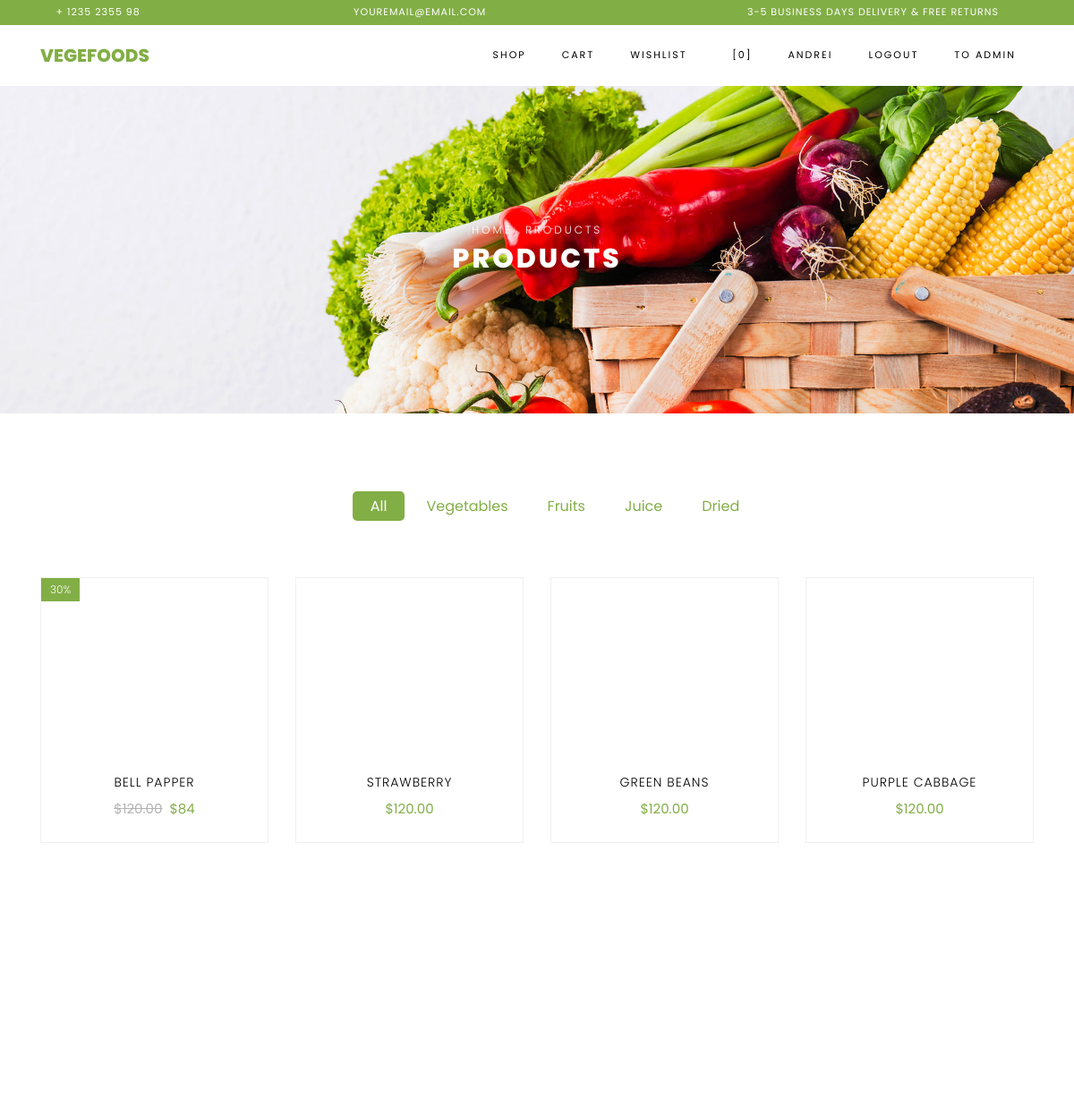
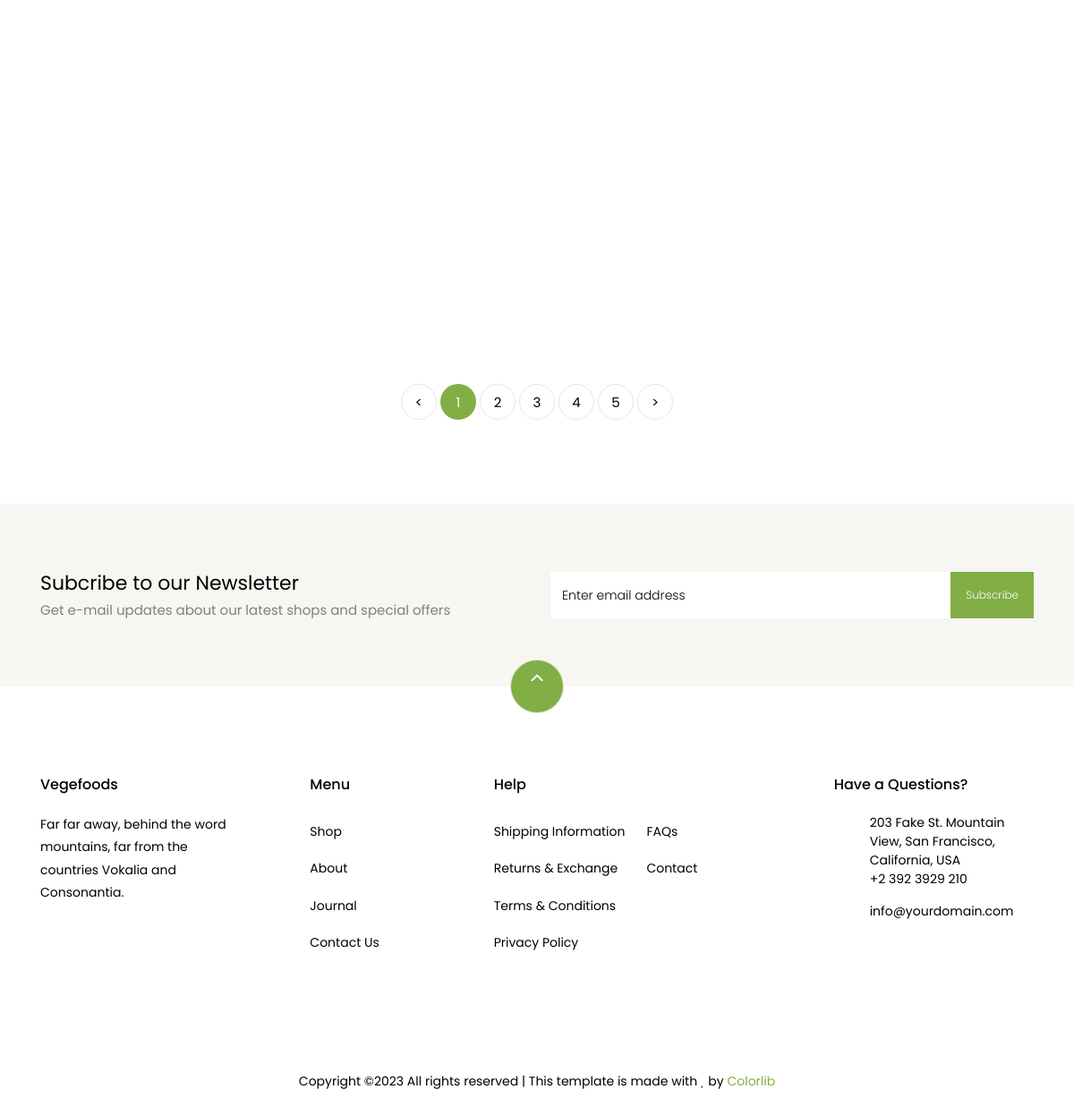
The app's page / (signed in) with its own data (2 pictures, top to bottom).
### store/models.py (models this page shows, shortened)
class Product(models.Model):
    name = models.CharField(max_length=255)
    description = models.TextField()
    price = models.DecimalField(max_digits=10, decimal_places=2)
    image = models.ImageField(upload_to='static/products', null=True, blank=True)
    category = models.ForeignKey(Category, on_delete=models.CASCADE)
    created_time = models.DateTimeField(auto_now_add=True)
    updated_time = models.DateTimeField(auto_now=True)

### store/views.py (the view)
# urls.py: path('', ShopView.as_view(), name='shop'),
class ShopView(View):
    @staticmethod
    def get(request):
        discount_value = Case(When(discount__value__gte=0,
                                   then=F('discount__value')),
                              default=0,
                              output_field=DecimalField(max_digits=10, decimal_places=2)
                              )
        price_with_discount = ExpressionWrapper(
            F('price') * (100.0 - F('discount_value')) / 100.0,
            output_field=DecimalField(max_digits=10, decimal_places=2)
        )
        products = Product.objects.annotate(
            discount_value=discount_value,
            price_before=F('price'),
            price_after=price_with_discount
        ).values('id', 'name', 'image', 'price_before', 'price_after',
                 'discount_value')
        return render(request, 'shop.html', context={'data': products})

### store/templates/store/shop.html (shortened to what this page needs)
{% extends 'store/base.html' %}
{% load static %}
{% block content %}
    <div class="hero-wrap hero-bread" style="background-image: url({% static 'store/images/bg_1.jpg'%});">
      <div class="container">
        <div class="row no-gutters slider-text align-items-center justify-content-center">
          <div class="col-md-9 ftco-animate text-center">
          	<p class="breadcrumbs"><span class="mr-2"><a href="index.html">Home</a></span> <span>Products</span></p>
            <h1 class="mb-0 bread">Products</h1>
          </div>
        </div>
      </div>
    </div>
    <section class="ftco-section">
    	<div class="container">
    		<div class="row justify-content-center">
    			<div class="col-md-10 mb-5 text-center">
    				<ul class="product-category">
    					<li><a href="#" class="active">All</a></li>
    					<li><a href="#">Vegetables</a></li>
    					<li><a href="#">Fruits</a></li>
    					<li><a href="#">Juice</a></li>
    					<li><a href="#">Dried</a></li>
    				</ul>
    			</div>
    		</div>
    		<div class="row">
                {% for product in data %}
    			<div class="col-md-6 col-lg-3 ftco-animate">
    				<div class="product">
    					<a href="/product/{{product.id}}" class="img-prod"><img class="img-fluid" src="/{{product.image}}" alt="Colorlib Template">
                            {% if product.discount_value %}
    						<span class="status">{{product.discount_value}}%</span>
                            {% endif %}
    					</a>
    					<div class="text py-3 pb-4 px-3 text-center">
    						<h3><a href="#">{{product.name}}</a></h3>
    						<div class="d-flex">
    							<div class="pricing">
                                    {% if product.discount_value %}
		    						<p class="price"><span class="mr-2 price-dc">${{product.price_before}}</span><span class="price-sale">${{product.price_after}}</span></p>
                                    {% else %}
                                    <p class="price"><span class="price-sale">${{product.price_before}}</span></p>
                                    {% endif %}
		    					</div>
	    					</div>
    					</div>
    				</div>
    			</div>
                {% endfor %}
    		</div>
    		<div class="row mt-5">
          <div class="col text-center">
            <div class="block-27">
              <ul>
                <li><a href="#">&lt;</a></li>
                <li class="active"><span>1</span></li>
                <li><a href="#">2</a></li>
                <li><a href="#">3</a></li>
                <li><a href="#">4</a></li>
                <li><a href="#">5</a></li>
                <li><a href="#">&gt;</a></li>
              </ul>
            </div>
          </div>
        </div>
    	</div>
    </section>
		<section class="ftco-section ftco-no-pt ftco-no-pb py-5 bg-light">
      <div class="container py-4">
        <div class="row d-flex justify-content-center py-5">
          <div class="col-md-6">
          	<h2 style="font-size: 22px;" class="mb-0">Subcribe to our Newsletter</h2>
          	<span>Get e-mail updates about our latest shops and special offers</span>
          </div>
          <div class="col-md-6 d-flex align-items-center">
            <form action="#" class="subscribe-form">
              <div class="form-group d-flex">
                <input type="text" class="form-control" placeholder="Enter email address">
                <input type="submit" value="Subscribe" class="submit px-3">
              </div>
            </form>
          </div>
        </div>
      </div>
    </section>
   {% endblock %}
{% block scripts %}
  </body>
</html>
{% endblock %}

### store/templates/store/base.html (shortened to what this page needs)
{% load static %}
<!DOCTYPE html>
<html lang="en">
{% block header %}
  <head>
    <link rel="stylesheet" href="{% static 'store/css/open-iconic-bootstrap.min.css'%}">
    <link rel="stylesheet" href="{% static 'store/css/animate.css'%}">
    <link rel="stylesheet" href="{% static 'store/css/owl.carousel.min.css'%}">
    <link rel="stylesheet" href="{% static 'store/css/owl.theme.default.min.css'%}">
    <link rel="stylesheet" href="{% static 'store/css/magnific-popup.css'%}">
    <link rel="stylesheet" href="{% static 'store/css/aos.css'%}">
    <link rel="stylesheet" href="{% static 'store/css/ionicons.min.css'%}">
    <link rel="stylesheet" href="{% static 'store/css/bootstrap-datepicker.css'%}">
    <link rel="stylesheet" href="{% static 'store/css/jquery.timepicker.css'%}">
    <link rel="stylesheet" href="{% static 'store/css/flaticon.css'%}">
    <link rel="stylesheet" href="{% static 'store/css/icomoon.css'%}">
    <link rel="stylesheet" href="{% static 'store/css/style.css'%}">
  </head>
  <body class="goto-here">
		<div class="py-1 bg-primary">
    	<div class="container">
    		<div class="row no-gutters d-flex align-items-start align-items-center px-md-0">
	    		<div class="col-lg-12 d-block">
		    		<div class="row d-flex">
		    			<div class="col-md pr-4 d-flex topper align-items-center">
					    	<div class="icon mr-2 d-flex justify-content-center align-items-center"><span class="icon-phone2"></span></div>
						    <span class="text">+ 1235 2355 98</span>
					    </div>
					    <div class="col-md pr-4 d-flex topper align-items-center">
					    	<div class="icon mr-2 d-flex justify-content-center align-items-center"><span class="icon-paper-plane"></span></div>
						    <span class="text">youremail@email.com</span>
					    </div>
					    <div class="col-md-5 pr-4 d-flex topper align-items-center text-lg-right">
						    <span class="text">3-5 Business days delivery &amp; Free Returns</span>
					    </div>
				    </div>
			    </div>
		    </div>
		  </div>
    </div>
    <nav class="navbar navbar-expand-lg navbar-dark ftco_navbar bg-dark ftco-navbar-light" id="ftco-navbar">
	    <div class="container">
	      <a class="navbar-brand" href="#">Vegefoods</a>
	      <div class="collapse navbar-collapse" id="ftco-nav">
	        <ul class="navbar-nav ml-auto">
              	<li class="nav-item"><a class="nav-link" href="{% url 'store:shop' %}">Shop</a></li>
                <li class="nav-item"><a class="nav-link" href="{% url 'store:cart' %}">Cart</a></li>
                <li class="nav-item"><a class="nav-link" href="{% url 'store:wishlist' %}">Wishlist</a></li>
	          <li class="nav-item cta cta-colored"><a href="{% url 'store:cart' %}" class="nav-link"><span class="icon-shopping_cart"></span>[0]</a></li>
                {% if request.user.is_authenticated %}
                <li class="nav-item"><a class="nav-link">{{request.user.username}}</a></li>
                <li class="nav-item"><a class="nav-link" href="{% url 'logout' %}">Logout</a></li>
                   {% if  request.user.is_staff %}
                   <li class="nav-item"><a class="nav-link" href="/admin/">To Admin</a></li>
                   {% endif %}
                {% else %}
                <li class="nav-item"><a class="nav-link" href="{% url 'login' %}">Login</a></li>
                {% endif %}
	        </ul>
	      </div>
	    </div>
	  </nav>
{% endblock %}
{% block content %}
{% endblock %}
{% block footer %}
    <footer class="ftco-footer ftco-section">
      <div class="container">
      	<div class="row">
      		<div class="mouse">
						<a href="#" class="mouse-icon">
							<div class="mouse-wheel"><span class="ion-ios-arrow-up"></span></div>
						</a>
					</div>
      	</div>
        <div class="row mb-5">
          <div class="col-md">
            <div class="ftco-footer-widget mb-4">
              <h2 class="ftco-heading-2">Vegefoods</h2>
              <p>Far far away, behind the word mountains, far from the countries Vokalia and Consonantia.</p>
              <ul class="ftco-footer-social list-unstyled float-md-left float-lft mt-5">
              </ul>
            </div>
          </div>
          <div class="col-md">
            <div class="ftco-footer-widget mb-4 ml-md-5">
              <h2 class="ftco-heading-2">Menu</h2>
              <ul class="list-unstyled">
                <li><a href="#" class="py-2 d-block">Shop</a></li>
                <li><a href="#" class="py-2 d-block">About</a></li>
                <li><a href="#" class="py-2 d-block">Journal</a></li>
                <li><a href="#" class="py-2 d-block">Contact Us</a></li>
              </ul>
            </div>
          </div>
          <div class="col-md-4">
             <div class="ftco-footer-widget mb-4">
              <h2 class="ftco-heading-2">Help</h2>
              <div class="d-flex">
	              <ul class="list-unstyled mr-l-5 pr-l-3 mr-4">
	                <li><a href="#" class="py-2 d-block">Shipping Information</a></li>
	                <li><a href="#" class="py-2 d-block">Returns &amp; Exchange</a></li>
	                <li><a href="#" class="py-2 d-block">Terms &amp; Conditions</a></li>
	                <li><a href="#" class="py-2 d-block">Privacy Policy</a></li>
	              </ul>
	              <ul class="list-unstyled">
	                <li><a href="#" class="py-2 d-block">FAQs</a></li>
	                <li><a href="#" class="py-2 d-block">Contact</a></li>
	              </ul>
	            </div>
            </div>
          </div>
          <div class="col-md">
            <div class="ftco-footer-widget mb-4">
            	<h2 class="ftco-heading-2">Have a Questions?</h2>
            	<div class="block-23 mb-3">
	              <ul>
	                <li><span class="icon icon-map-marker"></span><span class="text">203 Fake St. Mountain View, San Francisco, California, USA</span></li>
	                <li><a href="#"><span class="icon icon-phone"></span><span class="text">+2 392 3929 210</span></a></li>
	                <li><a href="#"><span class="icon icon-envelope"></span><span class="text">info@yourdomain.com</span></a></li>
	              </ul>
	            </div>
            </div>
          </div>
        </div>
        <div class="row">
          <div class="col-md-12 text-center">
            <p>
						  Copyright &copy;<script>document.write(new Date().getFullYear());</script> All rights reserved | This template is made with <i class="icon-heart color-danger" aria-hidden="true"></i> by <a href="https://colorlib.com" target="_blank">Colorlib</a>
						</p>
          </div>
        </div>
      </div>
    </footer>
{% endblock %}
{% block scripts %}
{% endblock %}

### store/static/store/css/icomoon.css (style rules this page uses)
[class^="icon-"], [class*=" icon-"] { font-family: 'icomoon' !important; speak: none; font-style: normal; font-weight: normal; font-variant: normal; text-transform: none; line-height: 1; -webkit-font-smoothing: antialiased; -moz-osx-font-smoothing: grayscale; }
.icon-heart:before { content: "\f004"; }
.icon-map-marker:before { content: "\f041"; }
.icon-phone:before { content: "\f095"; }
.icon-envelope:before { content: "\f0e0"; }
.icon-paper-plane:before { content: "\f1d8"; }
.icon-phone2:before { content: "\e0cd"; }
.icon-shopping_cart:before { content: "\e8cc"; }

### records on screen
Product: discount_value "30", name "BELL PAPPER", price_before "120.00", price_after "84"
Product: name "STRAWBERRY", price_before "120.00"
Product: name "GREEN BEANS", price_before "120.00"
Product: name "PURPLE CABBAGE", price_before "120.00"

### other values on screen
{{ request.user.username }} "ANDREI"
